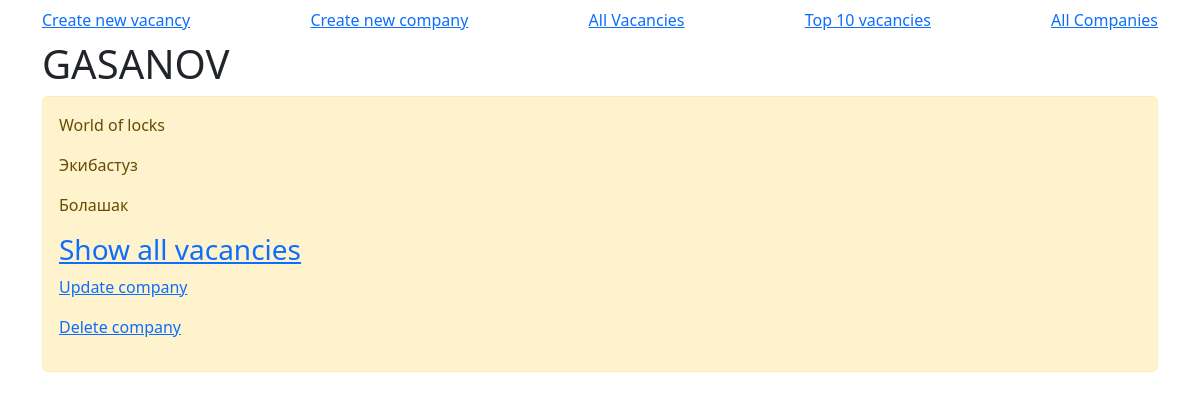
The app's page /api/companies/1 with its own data.
### api/models.py (models this page shows, shortened)
class Company(models.Model):
    name = models.CharField('Name of company',max_length=50)
    description = models.TextField('Description')
    city = models.CharField('City',max_length=50)
    address = models.TextField('Address')
    class Meta:
        verbose_name = 'Company'
        verbose_name_plural = 'Companies'

### api/views.py (the view)
# urls.py: path('api/companies/<int:id>', views.CompanyView.as_view()),
class CompanyView(View):
    def get(self, request,id):
        company = get_object_or_404(Company, id=id)
        return render(request, 'api/company.html', {'title': company.name, 'company': company})

### api/templates/api/company.html (shortened to what this page needs)
{% extends 'api/base.html' %}
{% block content %}
    <h1>{{ title }}</h1>
    <div class="alert alert-warning mt-2">
        <p>{{ company.description }}</p>
        <p>{{ company.city }}</p>
        <p>{{ company.address }}</p>
       <a href="{{ company.id}}/vacancies"><h3>Show all vacancies</h3></a>
        <a href="/api/update/{{company.id}}?type=company"><p>Update company</p></a>
        <a href="/api/delete/{{company.id}}?type=company"><p>Delete company</p></a>
    </div>
{% endblock %}

### records on screen
Company: name "GASANOV", description "World of locks", city "Экибастуз", address "Болашак"
